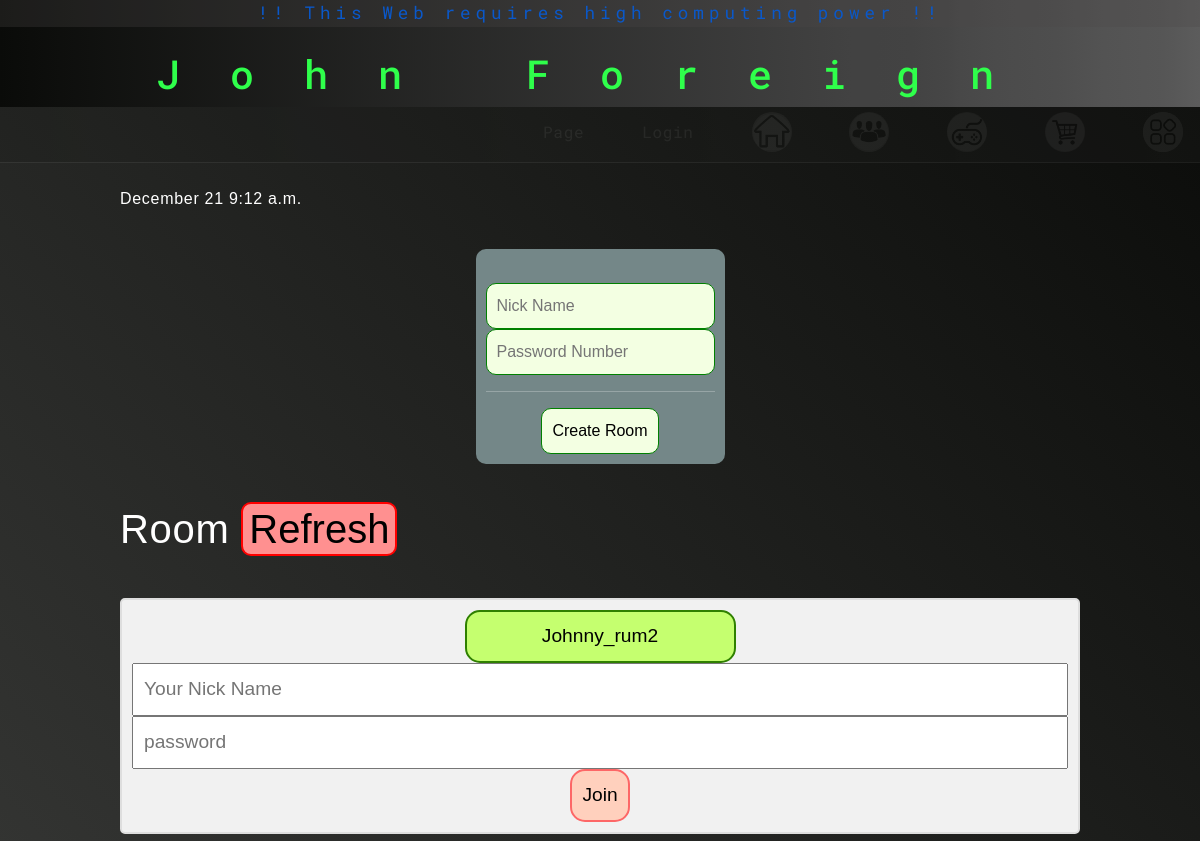
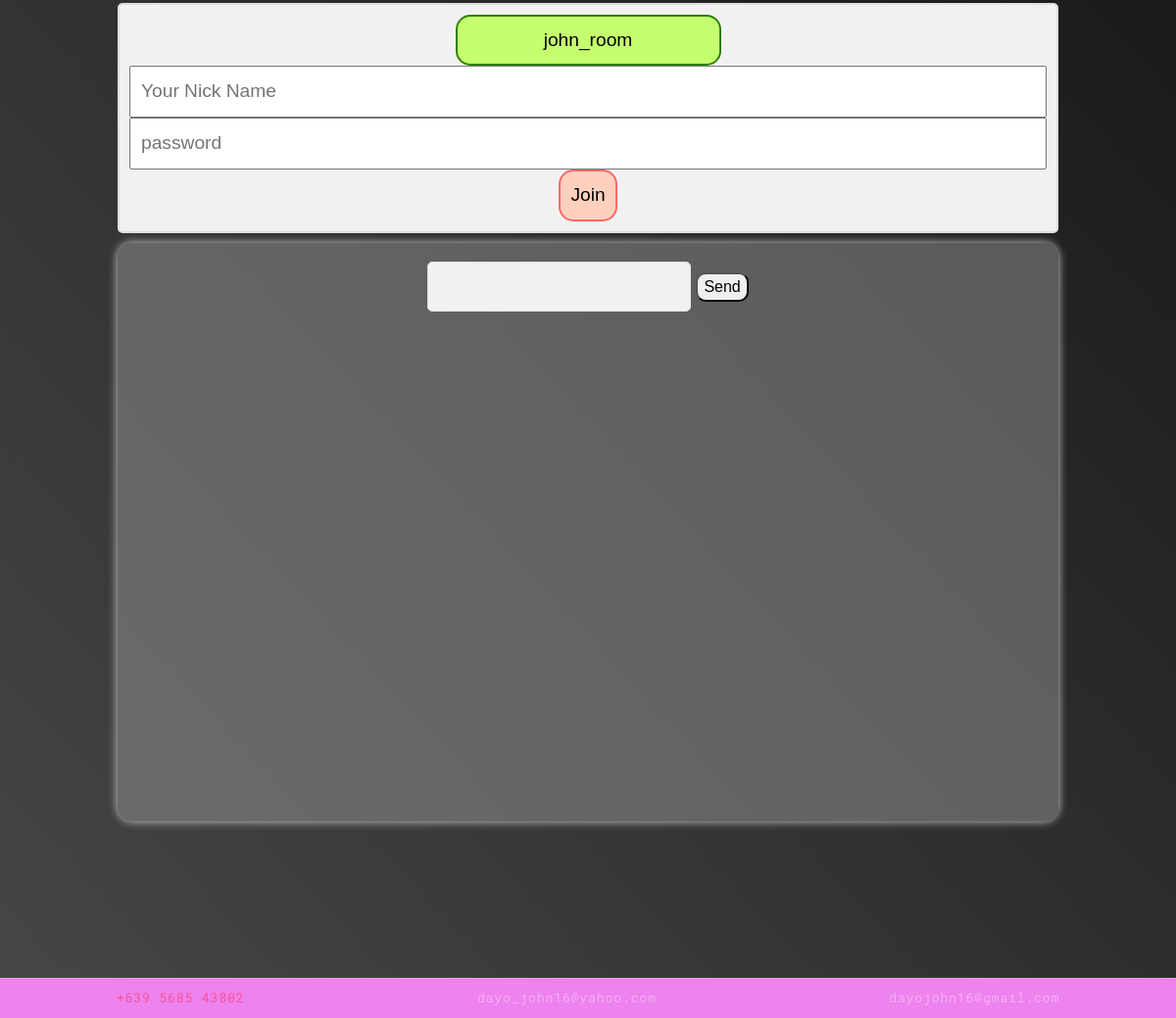
The app's page /street_race/, older data (2 pictures, top to bottom).
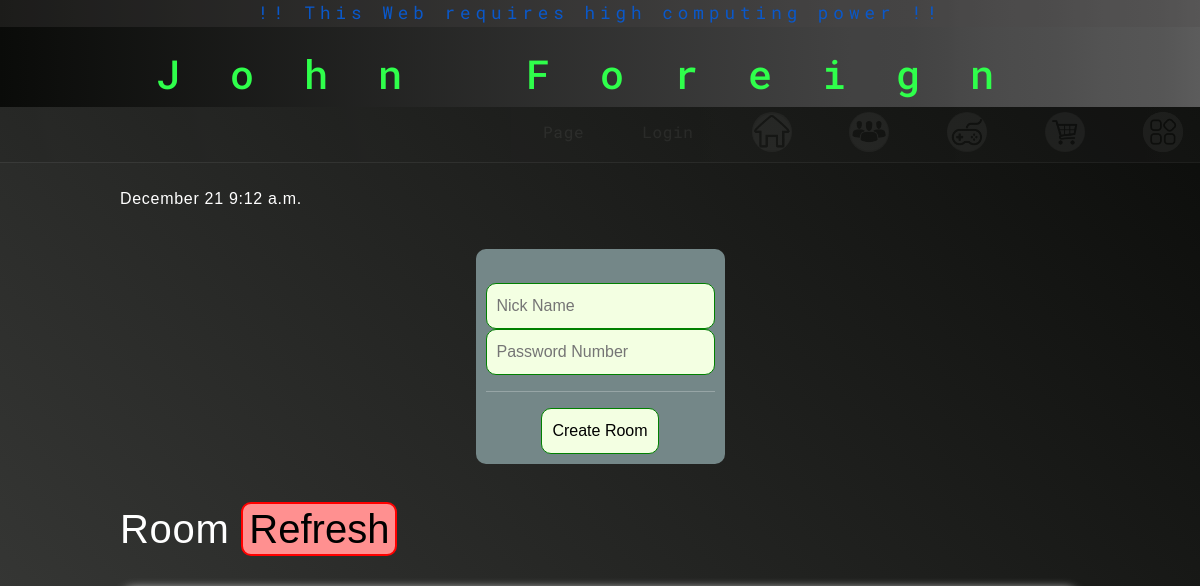
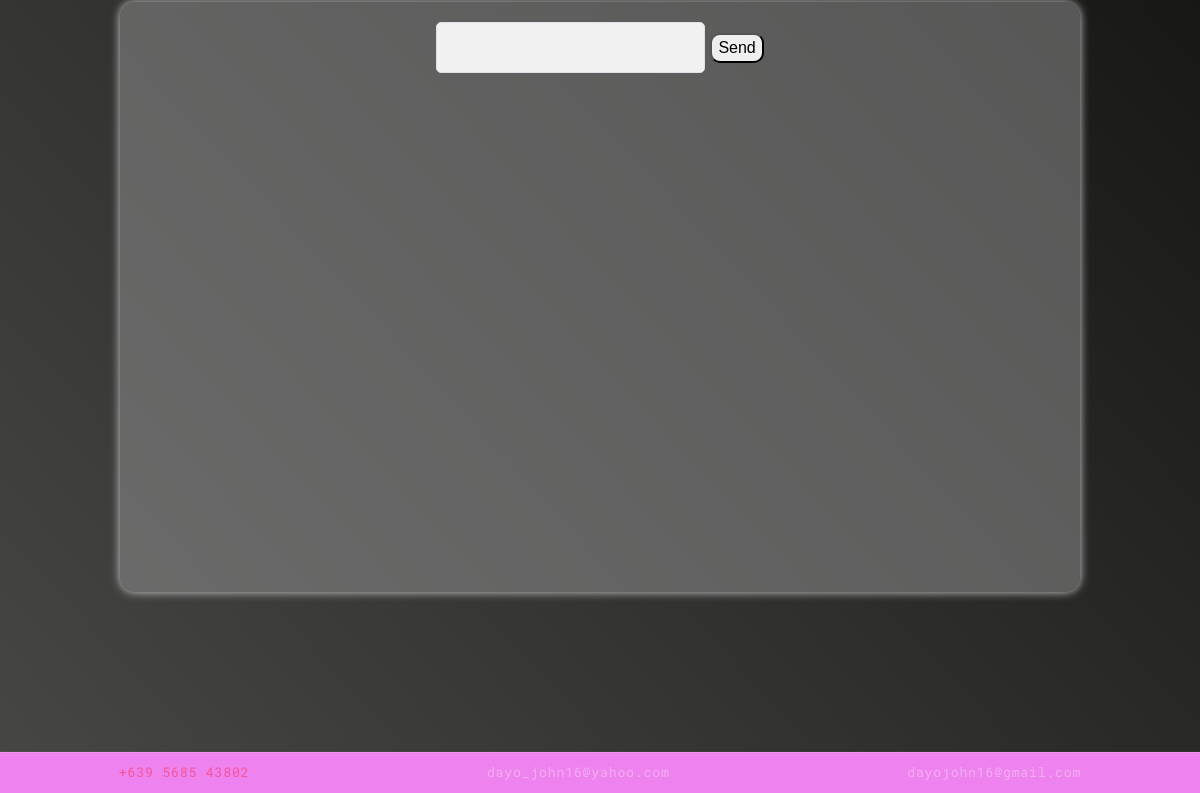
The same page, newer data (2 pictures, top to bottom).
### a_street_race/models.py (models this page shows)
class Room(models.Model):
    room_code = models.IntegerField(blank=True)
    player1 = models.CharField(max_length=64, blank=True)
    player2 = models.CharField(max_length=64, blank=True)
    full = models.BooleanField(default=False)
    sticker1 = models.CharField(max_length=64, blank=True)
    sticker2 = models.CharField(max_length=64, blank=True)

### a_street_race/views.py (the view)
# urls.py: path("", views.blog, name="index"),
def index(request):
    return render(request, 'a_street_race/index.html', {
        'room': Room.objects.filter(full=False).order_by('id').reverse(),
        'form':NewRace()
    })

### a_street_race/views.py
class NewRace(forms.Form):
    name = forms.CharField(label="",widget=forms.TextInput(attrs={'placeholder': 'Nick Name'}))
    code = forms.IntegerField(label="",widget=forms.NumberInput(attrs={'placeholder': 'Password Number'}))

### g_pigeon_race/context_processors.py (called while the page is built)
def add_variable_to_context(request):
    try:
        xx = User.objects.get(username=request.user.username)
        measurement = Measurement.objects.get(uid=xx.id)
        return {
            "measured":measurement
            }
    except:
        return {}

### a_street_race/templates/a_street_race/index.html (shortened to what this page needs)
{% extends "a_index/layout.html" %}
{% block body %}
{% load static %}
{{request.user.username}}<br>
 {% now " F j g:m  a " %}<br>
<div class="container-main-main">
    <div>
        <div class="r-container-form">
            {{pass}}<br>
            <form method="post" action="{% url 'street_race:create' %}">
                {{form.name}}<br>
                {{form.code}}<br>
                <hr>
                <input type="submit" value="Create Room">
            </form>
        </div>
    </div>
</div>
<div>
    <h1>Room <button class="r-button" onclick="refresh()">Refresh</button></h1>
    {{message}}<br>
        {% for r in room %}
        <div class="cent">
            <div class="all_message">
                <form method="post" action="{% url 'street_race:join' %}">
                <input readonly class="inp"  id="r-host" name="host" value="{{r.player1}}">
                <br>
                <input name="name" placeholder="Your Nick Name">
                <br>
                <input type="number" name="code" placeholder="password" required>
                <br>
                <input class="inp" class="r-button" type="submit" value="Join">
                </form>
            </div>
        </div>
        {% endfor %}
</div>
<div class="r-chatbox-c">
    <div class="r-chatbox-b">
        <input class="message_general border" maxlength="18">
        <button onclick="message_general()" onclick="document.querySelector('.message_general').value = ''">Send</button>
    </div>
    <div class="r-chatbox">
    </div>
</div>
{% endblock %}

Row changes from the older to the newer data that the page shows:
removed Room: host "Johnny_rum2"
removed Room: host "john_room"
